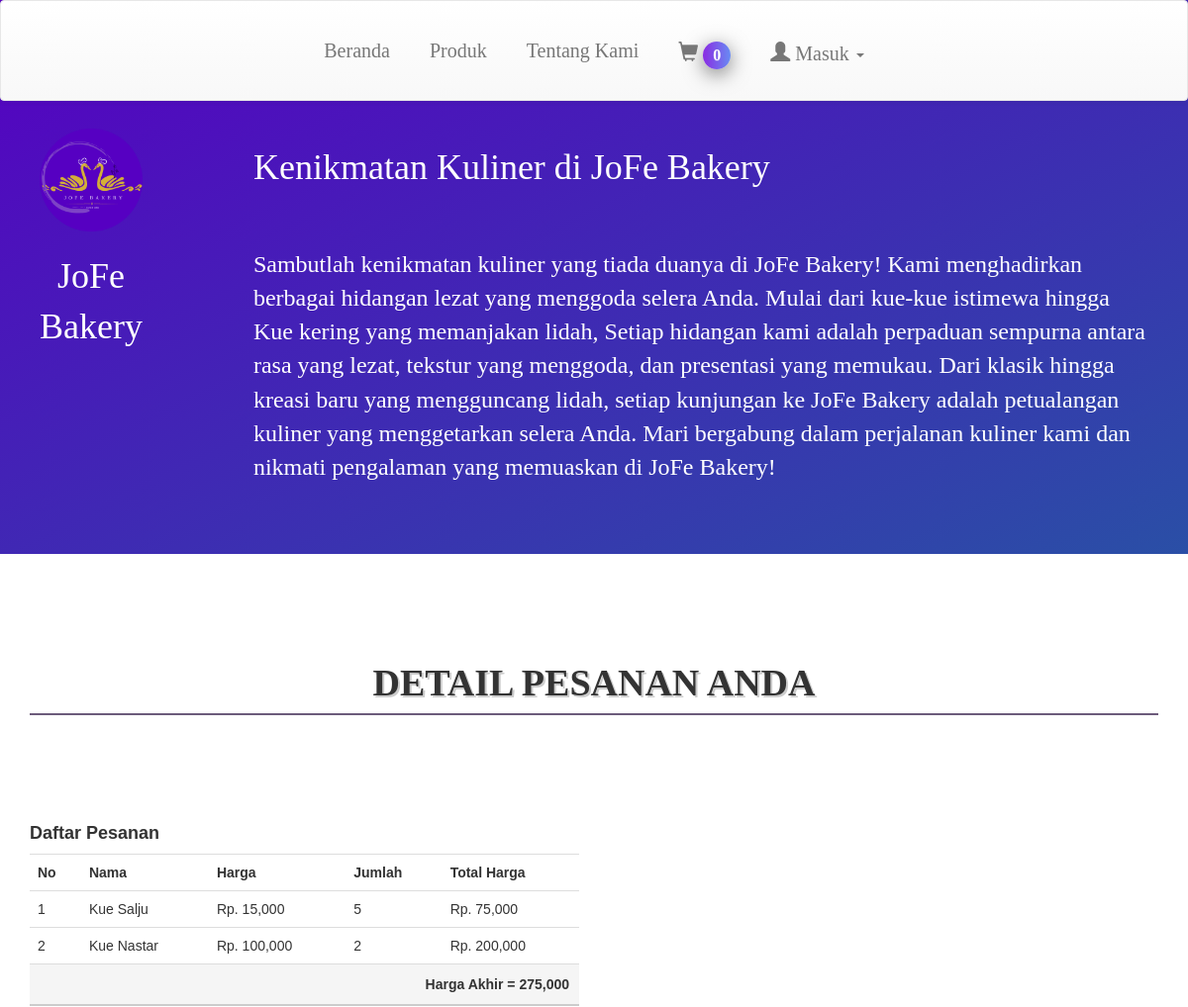
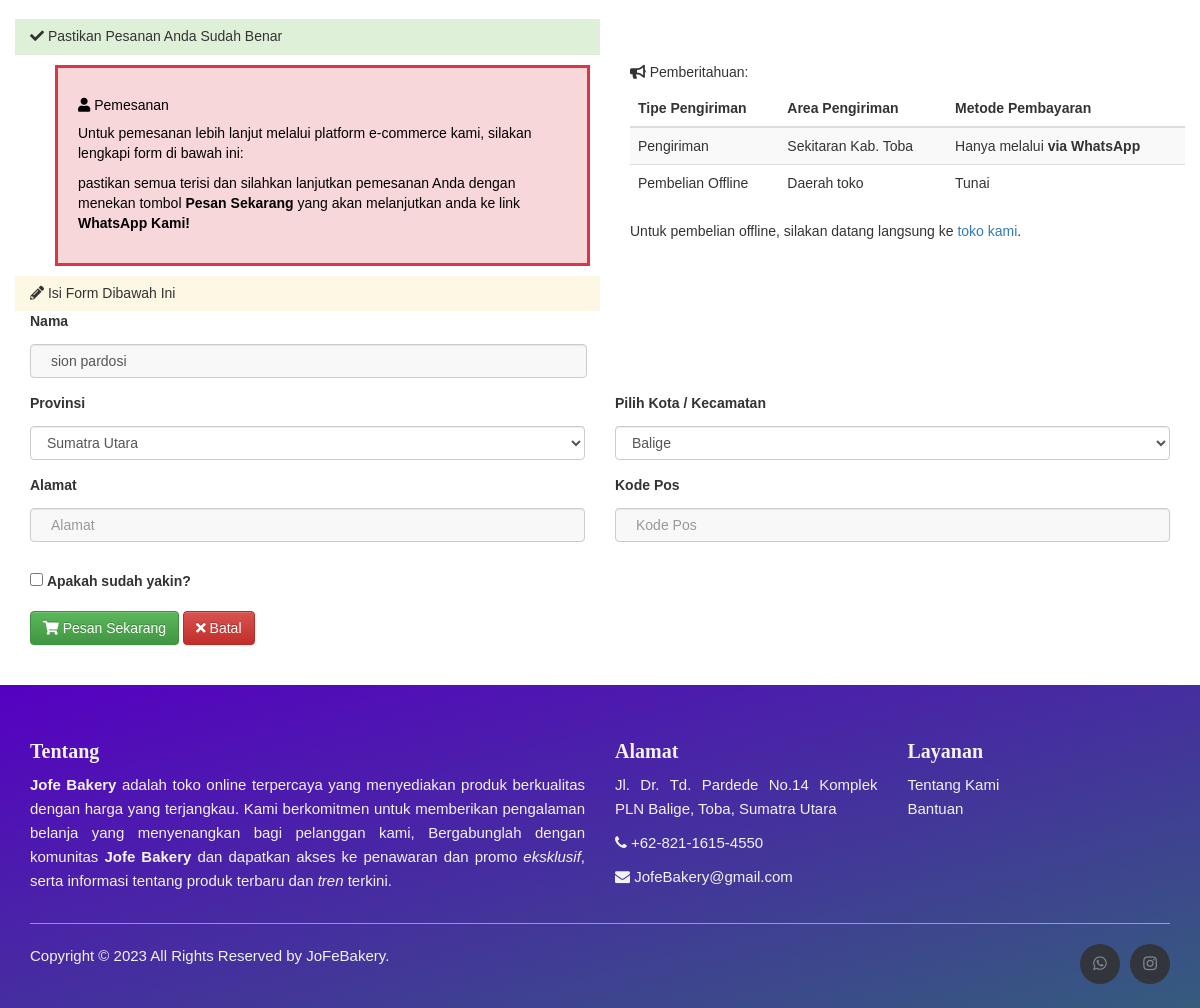
The page /checkout.php?kode_cs=C0003 on the database its author committed (2 pictures, top to bottom).
### tables this page shows
CREATE TABLE `keranjang` (
  `id_keranjang` INT(11) NOT NULL,
  `kode_customer` VARCHAR(100) NOT NULL,
  `kode_produk` VARCHAR(100) NOT NULL,
  `nama_produk` VARCHAR(100) NOT NULL,
  `qty` INT(11) NOT NULL,
  `harga` INT(11) NOT NULL
);

CREATE TABLE `customer` (
  `kode_customer` VARCHAR(100) NOT NULL,
  `nama` VARCHAR(100) NOT NULL,
  `email` VARCHAR(100) NOT NULL,
  `username` VARCHAR(100) NOT NULL,
  `password` VARCHAR(100) NOT NULL,
  `telp` VARCHAR(200) NOT NULL,
  `status` INT(4) DEFAULT 1
);

### checkout.php (the view, shortened to what this page needs)
<?php
include 'header.php';
$kd = mysqli_real_escape_string($conn, $_GET['kode_cs']);
$cs = mysqli_query($conn, "SELECT * FROM customer WHERE kode_customer = '$kd' ");
$rows = mysqli_fetch_assoc($cs);
?>
<div class="container" >
	<h2 class="text-center pb-4 pt-5 mb-0"
		style="border-bottom: 2px solid #6C5B7B; padding: 10px; margin-bottom: 100px; margin-top: 100px; font-family: 'Crimson Text', serif; font-size: 3.8rem;  color: #333; text-shadow: 2px 2px #ccc; width: 100%;">
		<b>DETAIL PESANAN ANDA</b>
	</h2>
	<div class="row">
		<div class="col-md-6">
			<h4><b>Daftar Pesanan</b></h4>
			<table class="table table-stripped">
				<tr>
					<th>No</th>
					<th>Nama</th>
					<th>Harga</th>
					<th>Jumlah</th>
					<th>Total Harga</th>
				</tr>
				<?php
				$result = mysqli_query($conn, "SELECT * FROM keranjang WHERE kode_customer = '$kd' ");
				$no = 1;
				$hasil = 0;
				while ($row = mysqli_fetch_assoc($result)) {
					?>
					<tr>
						<td>
							<?= $no; ?>
						</td>
						<td>
							<?= $row['nama_produk']; ?>
						</td>
						<td>Rp.
							<?= number_format($row['harga']); ?>
						</td>
						<td>
							<?= $row['qty']; ?>
						</td>
						<td>Rp.
							<?= number_format($row['harga'] * $row['qty']); ?>
						</td>
					</tr>
					<?php
					$total = $row['harga'] * $row['qty'];
					$hasil += $total;
					$no++;
				}
				?>
				<tr>
					<td colspan="7" id="total" class="highlighted">
						Harga Akhir =
						<?= number_format($hasil); ?>
					</td>
				</tr>
			</table>
		</div>
	</div>
	<link rel="stylesheet" href="https://cdnjs.cloudflare.com/ajax/libs/font-awesome/5.15.3/css/all.min.css">
	<div class="row">
		<div class="col-md-6 bg-success">
			<h5><i class="fas fa-check"></i> Pastikan Pesanan Anda Sudah Benar</h5>
		</div>
	</div>
	<div class="container my-5" style>
		<div class="row">
			<div class="col-md-6">
				<div class="card bg-light">
					<div class="card-body">
						<div class="card-body border border-danger p-4">
							<h5 class="card-title"><i class="fas fa-user"></i> Pemesanan</h5>
							<p class="card-text">Untuk pemesanan lebih lanjut melalui platform
								e-commerce kami, silakan lengkapi form di bawah ini:</p>
							<p>pastikan semua terisi dan silahkan lanjutkan pemesanan Anda dengan menekan tombol
								<b>Pesan Sekarang</b> yang akan melanjutkan anda ke link <b>WhatsApp Kami!</b>
							</p>
						</div>
					</div>
				</div>
			</div>
			<div class="col-md-6">
				<div class="card bg-light">
					<h5 class="card-title"><i class="fas fa-bullhorn"></i> Pemberitahuan:</h5>
					<table class="table table-striped">
						<thead>
							<tr>
								<th>Tipe Pengiriman</th>
								<th>Area Pengiriman</th>
								<th>Metode Pembayaran</th>
							</tr>
						</thead>
						<tbody>
							<tr>
								<td>Pengiriman</td>
								<td>Sekitaran Kab. Toba</td>
								<td>Hanya melalui <b>via WhatsApp</b></td>
							</tr>
							<tr>
								<td>Pembelian Offline</td>
								<td>Daerah toko</td>
								<td>Tunai</td>
							</tr>
						</tbody>
					</table>
					<p class="card-text">Untuk pembelian offline, silakan datang langsung ke <a href="about.php">toko
							kami</a>.</p>
				</div>
			</div>
		</div>
	</div>
	<div class="row mt-3" style=" ">
		<div class="col-md-6 bg-warning">
			<h5><i class="fas fa-pencil-alt"></i> Isi Form Dibawah Ini</h5>
		</div>
	</div>
	<form action="proses/order.php" method="POST">
		<div class="form-group">
			<label for="nama">Nama</label>
			<input type="text" class="form-control" id="nama" placeholder="Nama" name="nama" style="width: 557px;"
				value="<?= isset($_POST['nama']) ? $_POST['nama'] : $rows['nama']; ?>">
		</div>
		<div class="row">
			<div class="col-md-6">
				<div class="form-group">
					<label for="provinsi">Provinsi</label>
					<select class="form-control" id="provinsi" name="prov" required>
						<option value="Sumatra Utara">Sumatra Utara</option>
					</select>
				</div>
			</div>
			<div class="col-md-6">
				<div class="form-group">
					<label for="kota">Pilih Kota / Kecamatan</label>
					<select class="form-control" id="kota" name="kota" required>
						<option value="Balige">Balige</option>
					</select>
				</div>
			</div>
		</div>
		<div class="row">
			<div class="col-md-6">
				<div class="form-group">
					<label for="alamat">Alamat</label>
					<input type="text" class="form-control" id="alamat" placeholder="Alamat" name="almt" required>
				</div>
			</div>
			<div class="col-md-6">
				<div class="form-group">
					<label for="kodepos">Kode Pos</label>
					<input type="text" class="form-control" id="kodepos" placeholder="Kode Pos" name="kopos" required>
				</div>
			</div>
		</div>
		<div class="form-group">
			<div class="form-check">
				<input class="form-check-input" type="checkbox" value="1" id="konfirmasi" name="konfirmasi" required>
				<label class="form-check-label" for="konfirmasi">
					Apakah sudah yakin?
				</label>
			</div>
		</div>
		<button type="submit" class="btn btn-success"><i class="fas fa-shopping-cart"></i> Pesan Sekarang</button>
		<a href="keranjang.php" class="btn btn-danger"><i class="fas fa-times"></i> Batal</a>
	</form>
</div>
<?php
include 'footer.php';
?>

### css/style.css (style rules this page uses)
body { margin: 0; padding: 0; }

### header.php (style rules this page uses)
body { padding-top: 5%; }
body { margin: 0; padding: 0; font-family: 'Montserrat', sans-serif; }

### checkout.php (style rules this page uses)
#total { text-align: right; font-weight: bold; background-color: #f5f5f5; padding: 10px; }
.highlighted { border-top: 2px solid #ccc; border-bottom: 2px solid #ccc; color: #333; }
input[type=text], select { padding: 12px 20px; margin: 8px 0; border: 1px solid #ccc; border-radius: 4px; box-sizing: border-box; background-color: #f8f8f8; }
input[type=checkbox] { margin-top: 16px; }
.card-body.border-danger { border-width: 3px; border-style: solid; border-color: #dc3545; background-color: #f8d7da; color: black; padding: 20px; margin: 10px; }

### rows shown on the page
keranjang: nama_produk "Kue Salju", harga "15,000", qty "5", $row['harga'] * $row['qty'] "75,000"
keranjang: nama_produk "Kue Nastar", harga "100,000", qty "2", $row['harga'] * $row['qty'] "200,000"
customer: nama "sion pardosi"

### other values the page prints
$hasil "275,000"
